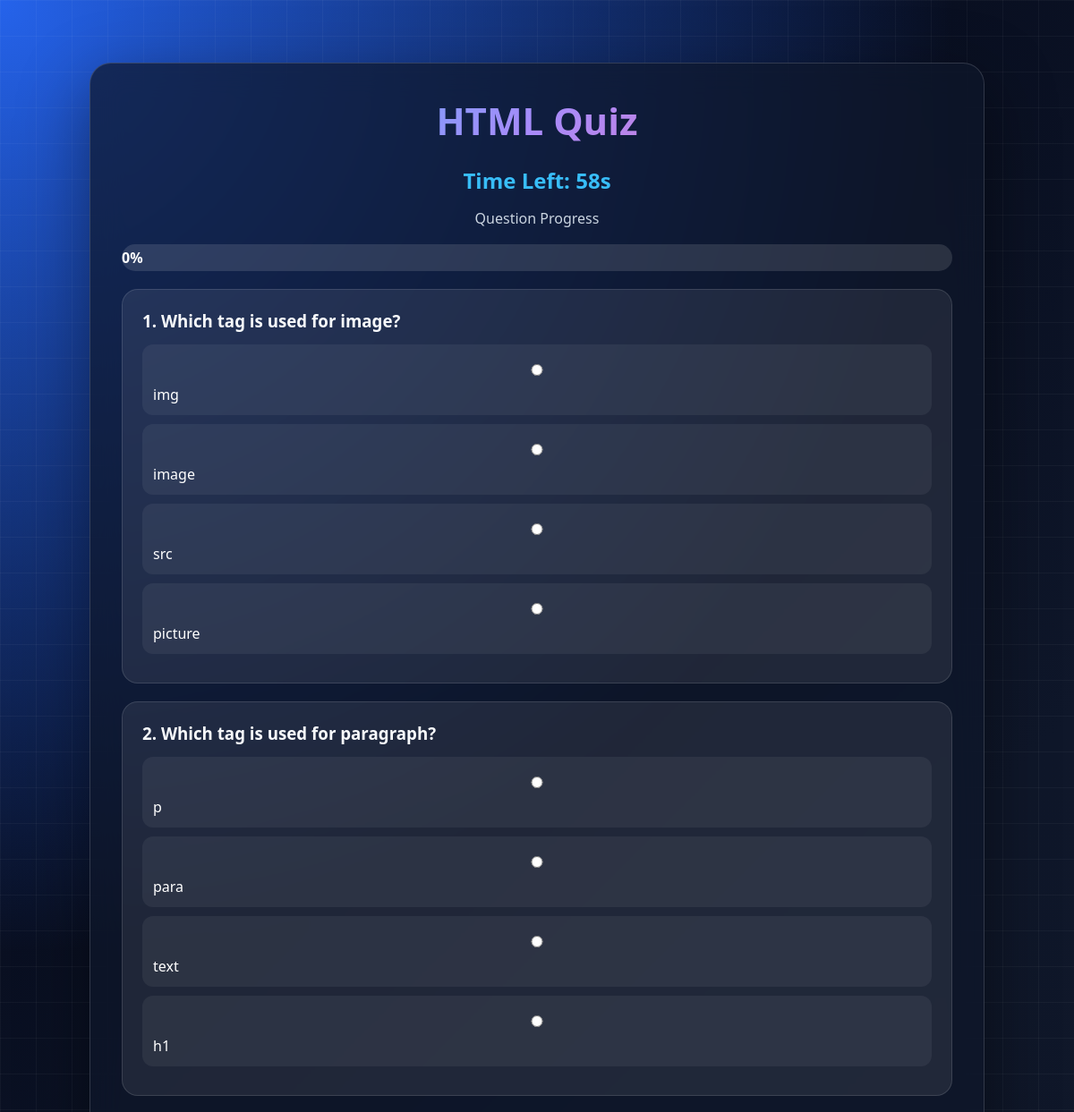
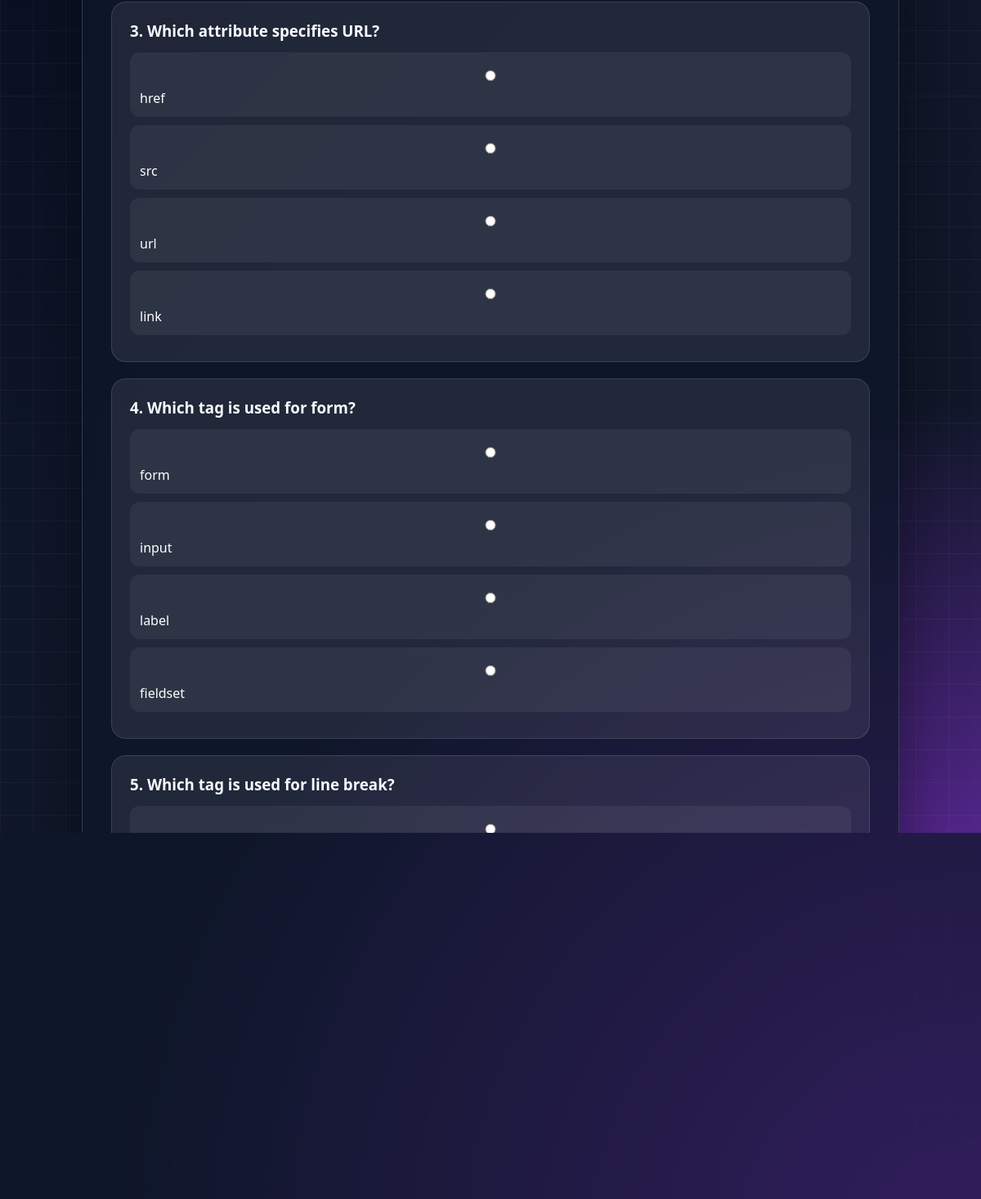
/quiz/HTML (signed in), run on the app's committed database (2 pictures, top to bottom).
### tables this page shows
CREATE TABLE questions (
        id INTEGER PRIMARY KEY AUTOINCREMENT,
        category TEXT NOT NULL,
        question TEXT NOT NULL,
        option1 TEXT NOT NULL,
        option2 TEXT NOT NULL,
        option3 TEXT NOT NULL,
        option4 TEXT NOT NULL,
        answer TEXT NOT NULL
    );

### app.py (the view)
@app.route('/quiz/<category>')
def quiz(category):
    if 'user' not in session:
        return redirect('/login')
    conn = sqlite3.connect("database.db")
    cursor = conn.cursor()
    cursor.execute(
        "SELECT * FROM questions WHERE category=? ORDER BY RANDOM() LIMIT 5",
        (category,)
    )
    questions = cursor.fetchall()
    conn.close()
    return render_template("quiz.html", questions=questions, category=category)

### templates/quiz.html (shortened to what this page needs)
<!DOCTYPE html>
<html>
<head>
    <link rel="stylesheet" href="{{ url_for('static', filename='style.css') }}">
</head>
<body>
<div class="card">
    <h1>{{ category }} Quiz</h1>
    <h2 id="timer">Time Left: 60s</h2>
    <div class="progress-info">
        <p>Question Progress</p>
        <div class="progress-container">
            <div class="progress-bar" id="quizProgress" style="width: 0%;">0%</div>
        </div>
    </div>
    <form method="POST" action="/submit_quiz/{{ category }}" id="quizForm">
        {% for q in questions %}
        <div class="quiz-box">
            <h3>{{ loop.index }}. {{ q[2] }}</h3>
            <label><input type="radio" name="{{ q[0] }}" value="{{ q[3] }}" required onchange="updateProgress()"> {{ q[3] }}</label>
            <label><input type="radio" name="{{ q[0] }}" value="{{ q[4] }}" onchange="updateProgress()"> {{ q[4] }}</label>
            <label><input type="radio" name="{{ q[0] }}" value="{{ q[5] }}" onchange="updateProgress()"> {{ q[5] }}</label>
            <label><input type="radio" name="{{ q[0] }}" value="{{ q[6] }}" onchange="updateProgress()"> {{ q[6] }}</label>
        </div>
        {% endfor %}
        <button type="submit">Submit Quiz</button>
    </form>
</div>
</body>
</html>

### static/style.css (style rules this page uses)
* { margin: 0; padding: 0; box-sizing: border-box; font-family: "Segoe UI", Arial, sans-serif; }
body { min-height: 100vh; color: #fff; background: radial-gradient(circle at top left, #2563eb 0, transparent 35%), radial-gradient(circle at bottom right, #9333ea 0, transparent 35%), linear-gradient(135deg, #020617, #0f172a, #111827); padding: 30px; }
body::before { content: ""; position: fixed; inset: 0; background-image: linear-gradient(rgba(255,255,255,0.04) 1px, transparent 1px), linear-gradient(90deg, rgba(255,255,255,0.04) 1px, transparent 1px); background-size: 40px 40px; pointer-events: none; }
.container, .card { position: relative; z-index: 1; width: 95%; max-width: 1000px; margin: 40px auto; padding: 35px; border-radius: 24px; background: rgba(15, 23, 42, 0.72); border: 1px solid rgba(255,255,255,0.15); box-shadow: 0 25px 80px rgba(0,0,0,0.45); backdrop-filter: blur(18px); text-align: center; }
h1 { font-size: 42px; margin-bottom: 15px; background: linear-gradient(135deg, #38bdf8, #a78bfa, #f472b6); -webkit-background-clip: text; color: transparent; }
h2 { color: #38bdf8; margin: 22px 0 15px; }
p { color: #cbd5e1; margin-bottom: 15px; }
input, select { width: 100%; padding: 15px; margin: 10px 0; border: 1px solid rgba(255,255,255,0.15); border-radius: 14px; outline: none; background: rgba(255,255,255,0.08); color: white; font-size: 15px; }
input::placeholder { color: #94a3b8; }
button { padding: 13px 24px; margin: 8px; border: none; border-radius: 999px; background: linear-gradient(135deg, #38bdf8, #6366f1, #a855f7); color: white; font-size: 15px; font-weight: 700; cursor: pointer; transition: 0.3s ease; box-shadow: 0 10px 25px rgba(56,189,248,0.25); }
.quiz-box { text-align: left; padding: 22px; margin: 20px 0; border-radius: 18px; background: rgba(255,255,255,0.08); border: 1px solid rgba(255,255,255,0.12); }
.quiz-box h3 { margin-bottom: 14px; color: #f8fafc; }
.quiz-box label { display: block; padding: 12px; margin: 10px 0; border-radius: 12px; background: rgba(255,255,255,0.06); cursor: pointer; transition: 0.25s; }
.progress-container { width: 100%; background: rgba(255,255,255,0.12); border-radius: 999px; overflow: hidden; margin: 18px 0; }
.progress-bar { height: 30px; line-height: 30px; border-radius: 999px; background: linear-gradient(135deg, #22c55e, #38bdf8); font-weight: bold; transition: width 0.4s ease; }
.card { animation: fadeInUp 0.7s ease; }

### data on the page
questions: question "Which tag is used for image?", option1 "img", option2 "image", option3 "src", option4 "picture"
questions: question "Which tag is used for paragraph?", option1 "p", option2 "para", option3 "text", option4 "h1"
questions: question "Which attribute specifies URL?", option1 "href", option2 "src", option3 "url", option4 "link"
questions: question "Which tag is used for form?", option1 "form", option2 "input", option3 "label", option4 "fieldset"
questions: question "Which tag is used for line break?"
